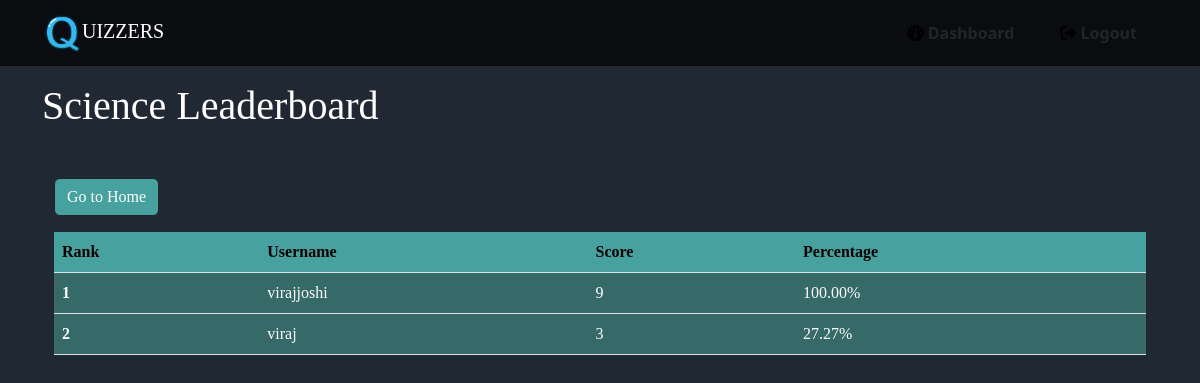
Page /category_leaderboard/Science/ (signed in) on the committed database.
### home/models.py (models this page shows, shortened)
class BaseModel(models.Model):
    uid= models.UUIDField(primary_key=True,default=uuid.uuid4)
    created_at= models.DateField(auto_now_add= True)
    updated_at= models.DateField(auto_now= True)
    class Meta:
        abstract= True

class Category(BaseModel):
    category_name= models.CharField(max_length= 100)
    image = models.ImageField(upload_to='category_images/', null=True, blank=True)

class UserQuizScore(models.Model):
    user = models.ForeignKey(User, on_delete=models.CASCADE)
    category= models.ForeignKey(Category , on_delete= models.CASCADE)  # storing the category name
    score = models.IntegerField(default=0)
    total_possible_score = models.IntegerField(default=0)
    submitted_at = models.DateTimeField(auto_now_add=True)
    def get_percentage(self):
        if self.total_possible_score != 0:
            return (self.score / self.total_possible_score) * 100
        else:
            return 0

### home/views.py (the view)
# urls.py: path('category_leaderboard/<str:category_name>/', views.category_leaderboard, name='category_leaderboard'),
def category_leaderboard(request, category_name):
    top_scores = (
        UserQuizScore.objects
        .filter(category__category_name=category_name)
        .order_by('-score')[:5]
        .annotate(percentage=ExpressionWrapper(F('score') * 100 / F('total_possible_score'), output_field=fields.FloatField()))
    )
    context = {
        'category_name': category_name,
        'top_scores': top_scores,
    }
    return render(request, 'category_leaderboard.html', context)

### home/templates/category_leaderboard.html (shortened to what this page needs)
<!DOCTYPE html>
<html lang="en">
<head>
    {% extends 'base.html' %}
    {% block content %}
    <link href="https://cdn.jsdelivr.net/npm/bootstrap@5.3.2/dist/css/bootstrap.min.css" rel="stylesheet"
>
</head>
<body style="background-color: #202833;">
    <h1 style="color: white;font-family:Cambria, Cochin, Georgia, Times, 'Times New Roman', serif;
    ">{{ category_name }} Leaderboard</h1>
    <div class="container mt-5">
        <a href="{% url 'home' %}" class="btn btn-dark mb-3" style="background-color: #46a29f;color: white;font-family:Cambria, Cochin, Georgia, Times, 'Times New Roman', serif;
        ">Go to
            Home</a>
        <table class="table">
            <thead>
                <tr>
                    <th scope="col">Rank</th>
                    <th scope="col">Username</th>
                    <th scope="col">Score</th>
                    <th scope="col">Percentage</th>
                </tr>
            </thead>
            <tbody>
                {% for score in top_scores %}
                <tr>
                    <th scope="row" style="background-color: #356a69;color: white;">{{ forloop.counter }}</th>
                    <td style="background-color: #356a69;color: white;">{{ score.user.username }}</td>
                    <td style="background-color: #356a69;color: white;">{{ score.score }}</td>
                    <td style="background-color: #356a69;color: white;">{{ score.get_percentage|floatformat:2 }}%</td>
                </tr>
                {% endfor %}
            </tbody>
        </table>
    </div>
    {% endblock %}

### home/templates/category_leaderboard.html (style rules this page uses)
.table { background-color: #46a29f; color: white; font-family:Cambria, Cochin, Georgia, Times, 'Times New Roman', serif; }
.table thead th { background-color: #46a29f; }
.table tbody tr:nth-child(odd) { background-color: #356a69; }
.table tbody tr:nth-child(even) { background-color: #3b7776; }
td { background-color: #202833; }

### rows in the picture
Category: category_name "Science"
UserQuizScore: user.username "virajjoshi", score "9", get_percentage "100.00"
UserQuizScore: user.username "viraj", score "3", get_percentage "27.27"
